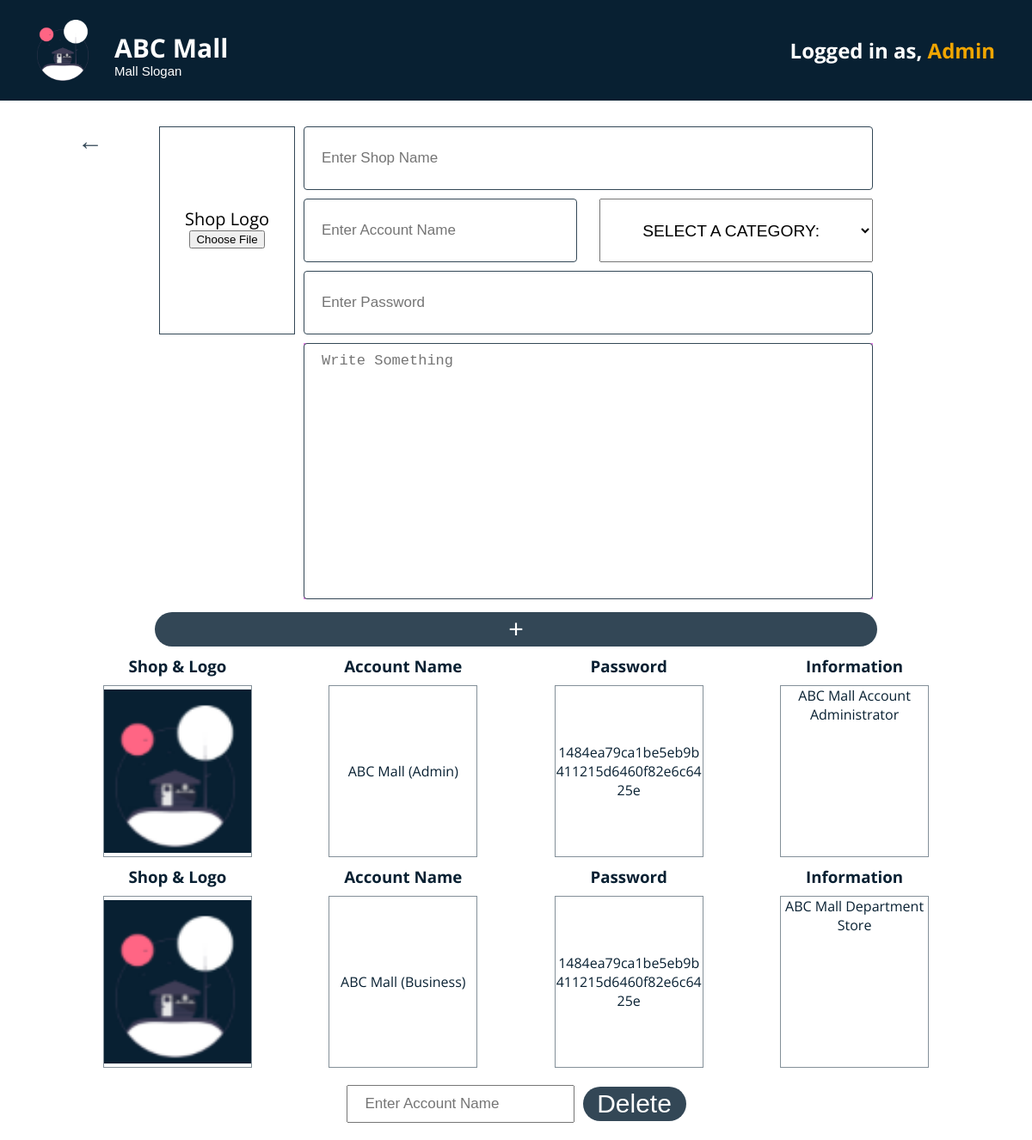
The page /Finals/add-business.php (signed in) on the database its author committed.
### tables this page shows
CREATE TABLE `business` (
  `business_id` int(11) NOT NULL,
  `username` varchar(15) NOT NULL,
  `photo` varchar(255) NOT NULL DEFAULT 'Logo_Place.png',
  `password` varchar(255) NOT NULL,
  `category` varchar(255) NOT NULL,
  `business_name` varchar(255) NOT NULL,
  `business_description` varchar(255) NOT NULL
);

### Finals/add-business.php (the view, shortened to what this page needs)
<?php
    include("dbconnect.php");
    $query = "SELECT * from business";
    $result = mysqli_query($conn, $query);
?>
<!DOCTYPE html>
<html lang="en">
<head>
    <link rel="stylesheet" href="css/navigation-general.css">
    <link rel="stylesheet" href="css/style4.css">
</head>
<body>
    <header class="main-screen-header">
        <a href="mainscreen.php" class="logo-link">
        <div class="logo-container">
            <img src="DesignMaterials/Icons/undraw_cabin_hkfr.png" alt="Mall Logo Image" style="grid-column: 1/span 1; grid-row: 1/span 2;">
            <h1 class="abc-mall"><b>ABC Mall</b></h1>
            <h3 class="mall-slogan">Mall Slogan</h3>
        </div>
        </a>
        <div class="login-as-text-container">
            <h2>Logged in as, <a href="admin-menu.php">Admin</a></h2>
        </div>
    </header>
    <section class="grid-page-2">
        <div class="left"><a href="admin-menu.php"><b>←</b> </a></div>
        <div class="center">
            <form action="" class="add-business-form" enctype="multipart/form-data" method = "POST">
                <div class="add-business-form-container">
                    <div class="add-business-img-container" style="grid-column: 1/span 1; grid-row: 1/span 3;">
                        <div class="label-container">
                            <label for="logo-upload">Shop Logo</label>
                        </div>
                        <div class="file-choose-container">
                            <input type="file" name="logo">
                        </div>
                    </div>
                    <div class="add-shop-name">
                        <input type="text" placeholder="Enter Shop Name" name="shopname" class="new-business-input">
                    </div>
                    <div class="add-account-name">
                        <input type="text" placeholder="Enter Account Name" name="accountname" class="new-business-input" id="business-account-name">
                        <select name="category" id="category">
                            <option value="DEFAULT">SELECT A CATEGORY:</option>
                        </select>
                    </div>
                    <div class="add-password">
                        <input type="password" placeholder="Enter Password" name="password" class="new-business-input">
                    </div>
                    <div class="add-additional-info" style="grid-column: 2/span 1; grid-row: 4/span 1;">
                        <textarea name="additional" id="additional-info" cols="30" rows="10" placeholder="Write Something"></textarea>
                    </div>
                </div>
                <input type="submit" value="+" name = "submit">
            </form>
            <?php
                if (mysqli_num_rows($result) == 0){
                } else {
                    while ($qValue = mysqli_fetch_assoc($result)){
                ?>
                    <div class="display-container-2">
                            <div class="display-infos" id="business-infos">
                                <div class="display-label">
                                    <h3>Shop & Logo</h3>
                                </div>
                                <div class="display-value" id="display-img-business">
                                    <img src=<?php echo "BusinessLogos/$qValue[photo]" ?>>
                                </div>
                            </div>
                            <div class="display-infos" id="business-infos">
                                <div class="display-label">
                                    <h3>Account Name</h3>
                                </div>
                                <div class="display-value">
                                    <?php echo $qValue['business_name'];?>
                                </div>
                            </div>
                            <div class="display-infos" id="business-infos">
                                <div class="display-label">
                                    <h3>Password</h3>
                                </div>
                                <div class="display-value" id="password-wrap">
                                    <?php echo $qValue['password'];?>
                                </div>
                            </div>
                            <div class="display-infos" id="info-scroll">
                                <div class="display-label">
                                    <h3>Information</h3>
                                </div>
                                <div class="display-value">
                                    <?php echo $qValue['business_description'];?>
                                </div>
                            </div>
                    </div>
                    <?php
                       }
                }
                ?>
                <form action="add-business.php" method="post">
                    <div class="delete-form-container">
                        <input type="text" name="business" id="delete-business" placeholder="Enter Account Name">
                        <input type="submit" name="Delete" value="Delete" id="Delete">
                    </div>
                </form>
        </div>
        <div class="right"></div>
    </section>
</body>
</html>

### Finals/css/navigation-general.css (style rules this page uses)
* { margin: 0; padding: 0; box-sizing: border-box; }
body { font-family: 'Open Sans', sans-serif; }
header { background-color: #082032; border: solid; border-color: #082032; display: flex; justify-content: space-between; align-items: center; padding: 10px; }
.logo-link { text-decoration: none; }
.logo-container { display: grid; grid-template-columns: 90px auto; grid-template-rows: auto auto; margin: 10px 0 10px 30px; width: fit-content; }
.logo-container img { width: 60px; }
.abc-mall { font-size: 30px; color: white; height: fit-content; padding-top: 12px; font-weight: 800; }
.mall-slogan { font-family: sans-serif; font-size: 15px; height: fit-content; color: white; position: relative; top: -3px; font-weight: 300; }
.login-as-text-container { margin: 10px 30px 10px 0; font-family: 'Open Sans', sans-serif; color: white; }
.login-as-text-container a { text-decoration: none; color: rgba(240, 165, 0,1); }

### Finals/css/style4.css (style rules this page uses)
* { padding: 0; margin: 0; }
body { font-family: 'Open Sans', sans-serif; }
.left { display: flex; justify-content: flex-end; }
.left a { text-decoration: none; color: rgb(51, 71, 86); }
.center { display: flex; justify-content: center; flex-wrap: wrap; }
.left a { height: fit-content; font-family: 'Open Sans', sans-serif; color: rgb(51, 71, 86); font-size: 30px; }
.grid-page-2 { display: grid; grid-template-columns: 10% 80% 10%; margin-top: 25px; }
.add-business-form-container { display: grid; grid-template-columns: 20% 80%; grid-template-rows: 15% 15% 15% 55%; width: 70vw; height: 70vh; }
.add-business-form-container > * { margin: 5px; }
.add-business-img-container { border: 1px solid rgb(51, 71, 86); }
.label-container { height: 50%; display: flex; justify-content: center; align-items: flex-end; }
.label-container label { font-family: 'Open Sans', sans-serif; font-size: 20px; }
.file-choose-container { height: 50%; display: flex; justify-content: center; align-items: flex-start; }
.file-choose-container > * { width: 87.14px; }
.add-shop-name { display: flex; justify-content: center; align-items: center; }
.add-account-name { display: flex; justify-content: space-between; align-items: center; }
.add-password { display: flex; justify-content: center; align-items: center; }
.add-additional-info { background-color: violet; }
.new-business-input { width: 100%; height: 100%; border-radius: 4px; border: 1px solid rgb(51, 71, 86); padding-left: 10px; }
#category { height: 100%; text-align: center; font-size: larger; }
#category, #business-account-name { width: 48%; }
input[type=text], input[type=password], #additional-info { padding: 10px 20px; font-size: 17px; }
#additional-info { width: 100%; height: 100%; resize: none; border: 1px solid rgb(51, 71, 86); border-radius: 4px; }
input[type=submit] { width: 100%; height: 40px; border-radius: 39px; border: none; background-color: rgb(51, 71, 86); color: white; font-size: 30px; margin-top: 10px; }
label { font-family: 'Open Sans', sans-serif; }
.display-container-2 { margin-top: 10px; flex-basis: 100%; display: flex; justify-content: space-between; }
.display-infos { width: 18%; text-align: center; font-family: 'Open Sans', sans-serif; color: rgb(8, 32, 50); }
.display-label { margin-bottom: 10px; }
.display-value { display: flex; justify-content: center; align-items: center; height: 200px; border: 1px solid rgba(51, 71, 86,0.6); }
#password-wrap { overflow-wrap: anywhere; }
#info-scroll .display-value { overflow-y: scroll; align-items: flex-start; }
#display-img-business { overflow-x: hidden; }
#display-img-business img { height: 190px; }
.delete-form-container { margin: 20px 0; display: flex; justify-content: center; align-items: center; gap: 10px; }
.delete-form-container :nth-child(2) { margin-top: unset; width: 120px; }
.delete-form-container input[type=submit] { margin-top: unset; }

### rows shown on the page
business: photo (picture), business_name "ABC Mall (Admin)", password "1484ea79ca1be5eb9b411215d6460f82e6c6425e", business_description "ABC Mall Account Administrator"
business: photo (picture), business_name "ABC Mall (Business)", password "1484ea79ca1be5eb9b411215d6460f82e6c6425e", business_description "ABC Mall Department Store"
